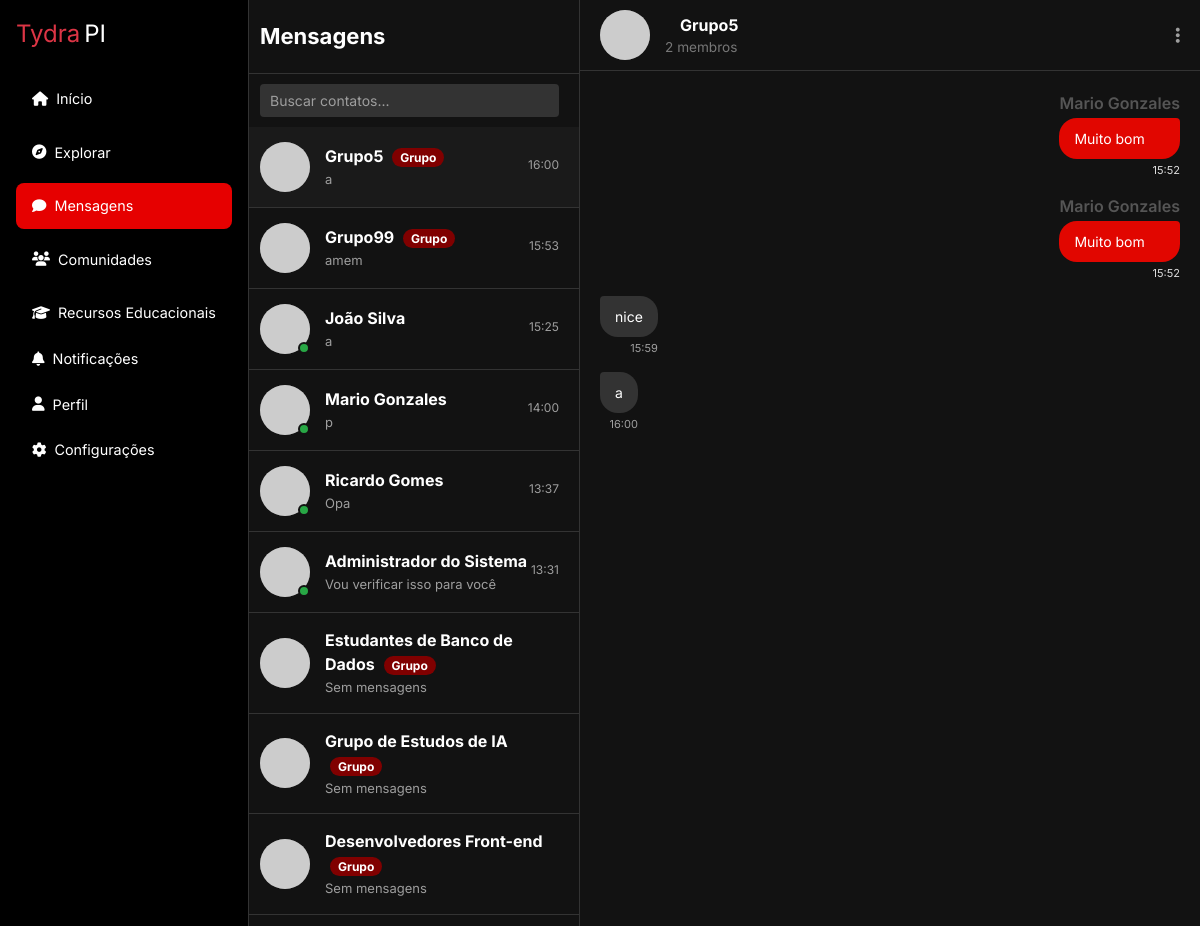
Before: /chat.php?grupo_id=16 (signed in, upper part) with the older database file.
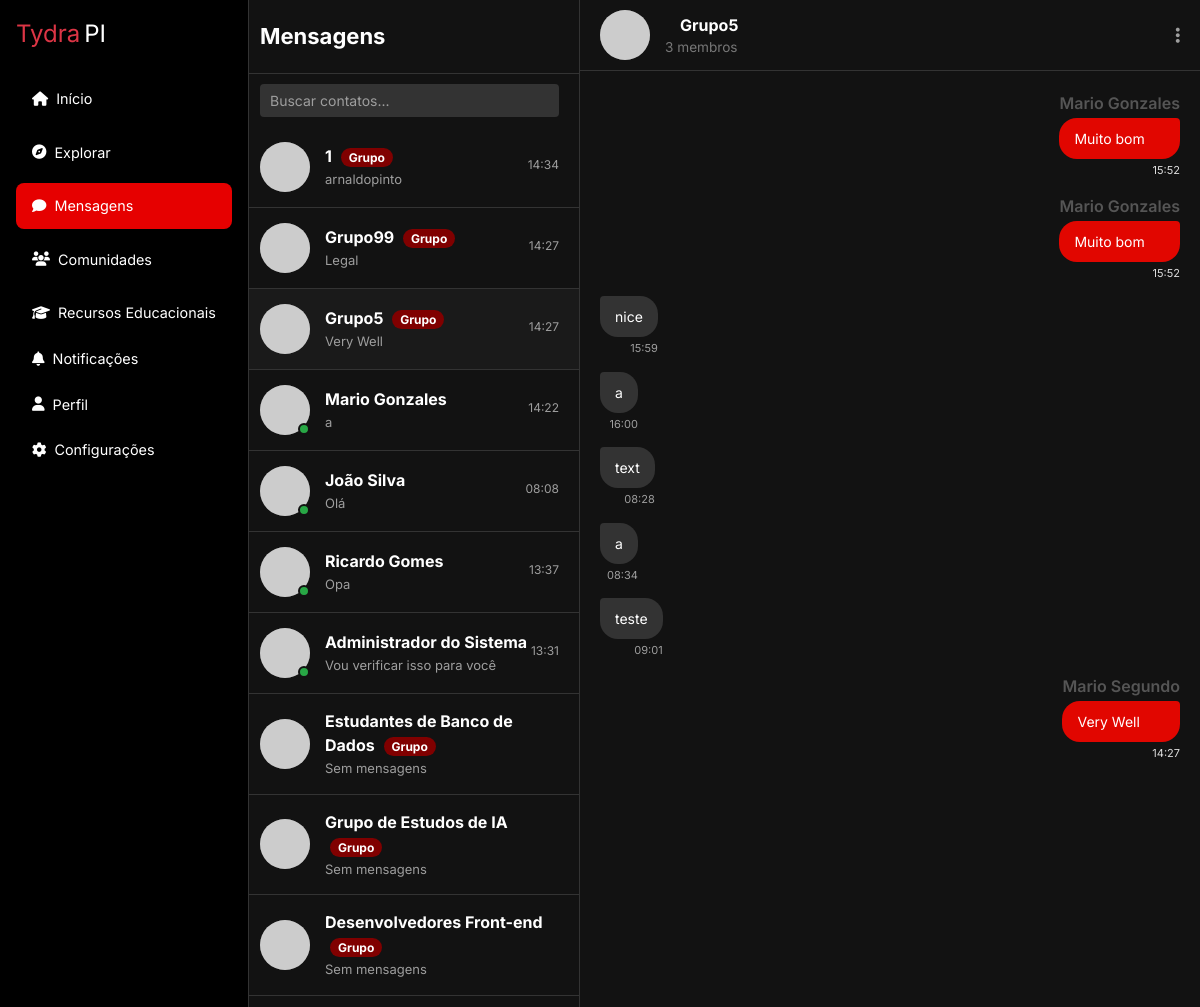
After: the same page with the newer database file.
### tables this page shows
CREATE TABLE `grupos` (
  `id` int(11) NOT NULL,
  `nome` varchar(255) NOT NULL,
  `descricao` text DEFAULT NULL,
  `criador_id` int(10) UNSIGNED NOT NULL,
  `data_criacao` datetime DEFAULT current_timestamp()
);

CREATE TABLE `conversas` (
  `id` int(11) NOT NULL,
  `usuario1_id` int(10) UNSIGNED NOT NULL,
  `usuario2_id` int(10) UNSIGNED NOT NULL,
  `data_criacao` datetime DEFAULT current_timestamp()
);

CREATE TABLE `mensagens_grupo` (
  `id` int(11) NOT NULL,
  `grupo_id` int(11) NOT NULL,
  `remetente_id` int(10) UNSIGNED NOT NULL,
  `conteudo` text NOT NULL,
  `data_envio` datetime DEFAULT current_timestamp()
);

CREATE TABLE `usuario` (
  `idusuario` int(10) UNSIGNED NOT NULL,
  `matricula` varchar(20) NOT NULL,
  `idade` tinyint(3) UNSIGNED NOT NULL,
  `foto` varchar(255) DEFAULT NULL,
  `email` varchar(100) NOT NULL,
  `nome` varchar(80) NOT NULL,
  `senha` varchar(255) NOT NULL,
  `data_criacao` datetime NOT NULL DEFAULT current_timestamp(),
  `status` enum('ativo','inativo') NOT NULL DEFAULT 'ativo',
  `criado_em` datetime NOT NULL DEFAULT current_timestamp(),
  `atualizado_em` datetime NOT NULL DEFAULT current_timestamp() ON UPDATE current_timestamp(),
  `admin` tinyint(1) NOT NULL DEFAULT 0
);

### chat.php (the view, shortened to what the changed rows need)
<?php
require 'includes/conexao.php';
require 'functions/chat_functions.php';
$usuarioAtualId = $_SESSION['usuario_id'];
$active_conversation_id = 0;
$active_group_id = 0;
$outroUsuario = null;
$grupoAtivo = null;
if (isset($_GET['id'])) {
    $active_conversation_id = intval($_GET['id']);
} elseif (isset($_GET['grupo_id'])) {
    $active_group_id = intval($_GET['grupo_id']);
} elseif (isset($_GET['usuario_id'])) {
    $outroUsuarioId = intval($_GET['usuario_id']);
    $active_conversation_id = criarOuBuscarConversa($pdo, $usuarioAtualId, $outroUsuarioId);
}
$conversasPrivadas = buscarConversasUsuario($pdo, $usuarioAtualId);
$grupos = buscarGruposUsuario($pdo, $usuarioAtualId);
$conversations = array_merge($conversasPrivadas, $grupos);
usort($conversations, function($a, $b) {
    $timeA = strtotime($a['ultima_mensagem_data'] ?? '1970-01-01');
    $timeB = strtotime($b['ultima_mensagem_data'] ?? '1970-01-01');
    return $timeB - $timeA;
});
$mensagens = [];
if ($active_conversation_id > 0) {
    $mensagens = buscarMensagensConversa($pdo, $active_conversation_id, $usuarioAtualId);
    $outroUsuario = buscarOutroUsuarioConversa($pdo, $active_conversation_id, $usuarioAtualId);
} elseif ($active_group_id > 0) {
    $mensagens = buscarMensagensGrupo($pdo, $active_group_id, $usuarioAtualId);
    $grupoAtivo = buscarGrupo($pdo, $active_group_id);
}
function gerarAvatar($nome) {
    $nomeCodificado = urlencode($nome);
    $cor = substr(md5($nome), 0, 6);
    return "https://ui-avatars.com/api/?name=$nomeCodificado&background=$cor&color=fff";
}
?>
<!DOCTYPE html>
<html lang="pt-BR">
<head>
    <?php include 'includes/header.php' ?>
</head>
<body>
    <?php include 'includes/sidebar.php' ?>
    <div class="chat-container">
        <div class="conversation-list">
            <?php foreach ($conversations as $conversa): ?>
                <?php
                $isGroup = isset($conversa['tipo']) && $conversa['tipo'] === 'grupo';
                ?>
                <a href="<?= $isGroup ? 'chat.php?grupo_id='.$conversa['id'] : 'chat.php?id='.$conversa['id'] ?>" class="text-decoration-none">
                    <div class="conversation-item <?=
                        ($isGroup && $active_group_id == $conversa['id']) ||
                        (!$isGroup && $active_conversation_id == $conversa['id']) ? 'active' : ''
                    ?>">
                        <div class="avatar-wrapper">
                            <img src="<?= gerarAvatar($conversa['nome']) ?>"
                                 alt="<?= htmlspecialchars($conversa['nome']) ?>"
                                 class="avatar">
                            <?php if (!$isGroup): ?>
                                <div class="online-indicator"></div>
                            <?php endif; ?>
                        </div>
                        <div class="conversation-info">
                            <div class="conversation-name">
                                <?= htmlspecialchars($conversa['nome']) ?>
                                <?php if ($isGroup): ?>
                                    <span class="group-indicator">Grupo</span>
                                <?php endif; ?>
                            </div>
                            <div class="conversation-message">
                                <?= htmlspecialchars($conversa['ultima_mensagem'] ?? 'Sem mensagens') ?>
                            </div>
                        </div>
                        <div class="conversation-meta">
                            <div class="timestamp">
                                <?= $conversa['ultima_mensagem_data'] ? date('H:i', strtotime($conversa['ultima_mensagem_data'])) : '' ?>
                            </div>
                        </div>
                    </div>
                </a>
            <?php endforeach; ?>
        </div>
        <div class="chat-area">
            <?php if ($active_conversation_id > 0 && $outroUsuario): ?>
                <div class="chat-header">
                    <div class="chat-header-info">
                        <div class="avatar-wrapper">
                            <img src="<?= gerarAvatar($outroUsuario['nome']) ?>"
                                 alt="<?= htmlspecialchars($outroUsuario['nome']) ?>"
                                 class="avatar">
                            <div class="online-indicator"></div>
                        </div>
                        <div>
                            <div class="chat-header-name"><?= htmlspecialchars($outroUsuario['nome']) ?></div>
                            <div class="chat-status">Online</div>
                        </div>
                    </div>
                    <div class="chat-actions">
                        <button class="chat-action-btn">
                            <i class="fas fa-phone-alt"></i>
                        </button>
                        <button class="chat-action-btn">
                            <i class="fas fa-video"></i>
                        </button>
                        <button class="chat-action-btn">
                            <i class="fas fa-ellipsis-v"></i>
                        </button>
                    </div>
                </div>
                <div id="messageArea" class="message-area">
                    <?php foreach ($mensagens as $mensagem): ?>
                        <div class="message <?= $mensagem['remetente_id'] == $usuarioAtualId ? 'message-sender' : 'message-receiver' ?>">
                            <div class="message-content">
                                <?= htmlspecialchars($mensagem['conteudo']) ?>
                            </div>
                            <div class="message-time">
                                <?= date('H:i', strtotime($mensagem['data_envio'])) ?>
                            </div>
                        </div>
                    <?php endforeach; ?>
                </div>
                <form method="POST" class="message-input-area">
                    <input type="hidden" name="conversa_id" value="<?= $active_conversation_id ?>">
                    <button type="button" class="message-action-btn">
                        <i class="far fa-image"></i>
                    </button>
                    <input type="text" name="conteudo" class="message-input"
                           placeholder="Digite sua mensagem..." aria-label="Mensagem" required>
                    <button type="button" class="message-action-btn">
                        <i class="fas fa-microphone"></i>
                    </button>
                    <button type="submit" class="message-action-btn send-btn">
                        <i class="fas fa-paper-plane"></i>
                    </button>
                </form>
            <?php elseif ($active_group_id > 0 && $grupoAtivo): ?>
                <div class="chat-header">
                    <div class="chat-header-info">
                        <div class="avatar-wrapper">
                            <img src="<?= gerarAvatar($grupoAtivo['nome']) ?>"
                                 alt="<?= htmlspecialchars($grupoAtivo['nome']) ?>"
                                 class="avatar">
                        </div>
                        <div>
                            <div class="chat-header-name"><?= htmlspecialchars($grupoAtivo['nome']) ?></div>
                            <div class="group-header-members">
                                <?php
                                    $membros = buscarMembrosGrupo($pdo, $grupoAtivo['id']);
                                    echo count($membros) . " membros";
                                ?>
                            </div>
                        </div>
                    </div>
                    <div class="chat-actions">
                        <button class="chat-action-btn">
                            <i class="fas fa-ellipsis-v"></i>
                        </button>
                    </div>
                </div>
                <div id="messageArea" class="message-area">
                    <?php foreach ($mensagens as $mensagem): ?>
                        <div class="message <?= $mensagem['remetente_id'] == $usuarioAtualId ? 'message-sender' : 'message-receiver' ?>">
                            <?php if ($mensagem['remetente_id'] != $usuarioAtualId): ?>
                                <div class="message-sender-name"><?= htmlspecialchars($mensagem['remetente_nome']) ?></div>
                            <?php endif; ?>
                            <div class="message-content">
                                <?= htmlspecialchars($mensagem['conteudo']) ?>
                            </div>
                            <div class="message-time">
                                <?= date('H:i', strtotime($mensagem['data_envio'])) ?>
                            </div>
                        </div>
                    <?php endforeach; ?>
                </div>
            <?php endif; ?>
        </div>
    </div>
</body>
</html>

### includes/sidebar.php (shortened to what the changed rows need)
<?php
$usuarioAtualId = $_SESSION['usuario_id'] ?? null;
?>
<nav class="sidebar d-flex flex-column p-3">
  <?php
    $currentPage = basename($_SERVER['PHP_SELF']);
    $menus = [
      [
        'label' => 'Recursos Educacionais',
        'icon'  => 'graduation-cap',
        'link'  => 'recursoeducacionais.php',
        'items' => [
          ['label'=>'Material de Estudo','icon'=>'book','href'=>'material.php'],
          ['label'=>'Video Aulas','icon'=>'video','href'=>'videos.php'],
          ['label'=>'Exercícios Práticos','icon'=>'tasks','href'=>'exercicios.php'],
          ['label'=>'Dicas de Estudo','icon'=>'lightbulb','href'=>'dicas.php'],
        ],
        'pages' => ['recursoeducacionais.php','material.php','videos.php','exercicios.php','dicas.php'],
      ],
      [
        'label' => 'Notificações',
        'icon'  => 'bell',
        'link'  => 'notific.php',
        'items' => [
          ['label'=>'Acadêmicas','icon'=>'book','href'=>'notif_academicas.php'],
          ['label'=>'Calendário','icon'=>'calendar','href'=>'calendario.php'],
          ['label'=>'Materiais','icon'=>'tasks','href'=>'notif_materiais.php'],
        ],
        'pages' => ['notific.php','notif_academicas.php','calendario.php','notif_materiais.php'],
      ],
    ];
  ?>
  <ul class="nav nav-pills flex-column mb-auto">
    <?php foreach($menus as $menu): ?>
      <?php $isActive = in_array($currentPage, $menu['pages']); ?>
      <?php if($isActive): ?>
        <li class="has-submenu active">
          <a href="<?= $menu['link'] ?>" class="nav-link d-flex justify-content-between align-items-center submenu-toggle active">
            <span><i class="fas fa-<?= $menu['icon'] ?> me-2"></i><?= $menu['label'] ?></span>
            <i class="fas fa-chevron-down submenu-icon"></i>
          </a>
          <ul class="sub-menu">
            <?php foreach($menu['items'] as $item): ?>
              <li><a href="<?= $item['href'] ?>" class="nav-link sub-link <?= $currentPage==basename($item['href'])?'active':'' ?>"><i class="fas fa-<?= $item['icon'] ?> me-2"></i><?= $item['label'] ?></a></li>
            <?php endforeach; ?>
          </ul>
        </li>
      <?php else: ?>
        <li>
          <a href="<?= $menu['link'] ?>" class="nav-link<?= $isActive?' active':'' ?>">
            <i class="fas fa-<?= $menu['icon'] ?> me-2"></i><?= $menu['label'] ?>
          </a>
        </li>
      <?php endif; ?>
    <?php endforeach; ?>
  </ul>
</nav>

Changed rows visible on the page:
added grupos: nome "1", shows "Grupo", ultima_mensagem "arnaldopinto", ultima_mensagem_data "14:34"
shown differently, row unchanged: grupos "Grupo99": ultima_mensagem "amem" → "Legal"; ultima_mensagem_data "15:53" → "14:27"; moves up the list
computed for grupos "Grupo5": ultima_mensagem "a" → "Very Well"; ultima_mensagem_data "16:00" → "14:27"
shown differently, row unchanged: conversas (number 1 of 4 on the later page): ultima_mensagem "p" → "a"; ultima_mensagem_data "14:00" → "14:22"; moves up the list
computed for conversas (number 2 of 4 on the later page): ultima_mensagem "a" → "Olá"; ultima_mensagem_data "15:25" → "08:08"
added mensagens_grupo: conteudo "text", data_envio "08:28"
added mensagens_grupo: conteudo "a", data_envio "08:34"
added mensagens_grupo: conteudo "teste", data_envio "09:01"
added mensagens_grupo: remetente.nome "Mario Segundo", conteudo "Very Well", data_envio "14:27"
Other visible differences:
count($membros): "2" → "3"
